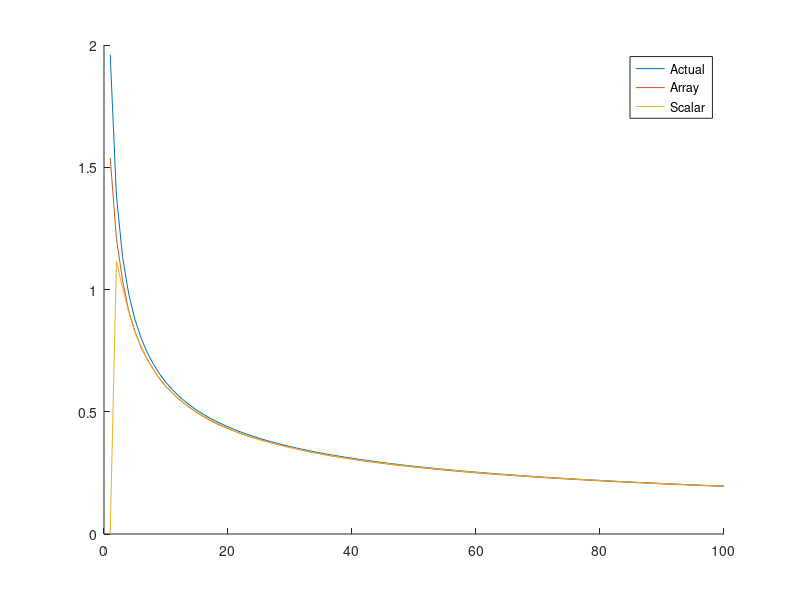

This figure's MATLAB source:
clear all
close all
clc

Nmax = 100;
test_num = 2000;

%basic equation
mu = 1.96;
n = 1:Nmax;
mu_samp = mu./sqrt(n);

%array method (but done many times for clarity
for jj = 1:test_num
    for ii = 1:Nmax
        x_new = randn();
    
        % array method
        x(ii) = x_new;
        mu_arr(jj,ii) = (sqrt(sum((x(1:ii)-mean(x)).^2)))*1.96/ii;
    
    end
end

%scalar update method
for jj = 1:test_num
    x = randn;
    var_prev = var(x);
    avg_x_prev = mean(x);
    var_calc = var_prev;
    for ii = 2:Nmax
        x = randn();
        N = ii;

        %this function outputs sample variance
        avg_x_new = avg_x_prev+(x-avg_x_prev)/N;
        var_calc(ii) = ((N-2)*var_calc(ii-1)+(x-avg_x_new)*(x-avg_x_prev))/(N-1);
    
        sig_samp_calc(jj,ii) = sqrt(var_calc(ii))/sqrt(N);
    
        avg_x_prev = avg_x_new;
        var_prev = var_calc(ii);
            
    end
end

mu_sca = 1.96*sig_samp_calc;

figure()
hold on
plot(mu_samp)
plot(mean(mu_arr,1))
plot(mean(mu_sca,1))
legend("Actual","Array","Scalar")
